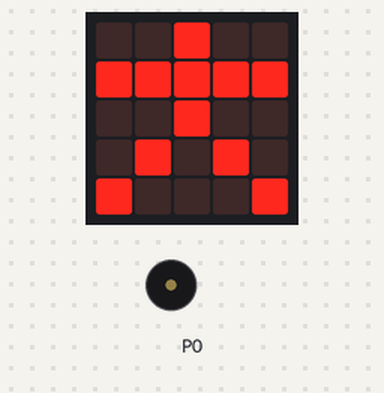
The program below on a simulated BBC micro:bit (MakeCode). Parts: the board's 5×5 LED display, buzzer (waves = sounding).

Above: at 0.1 s.
At 0.7 s:
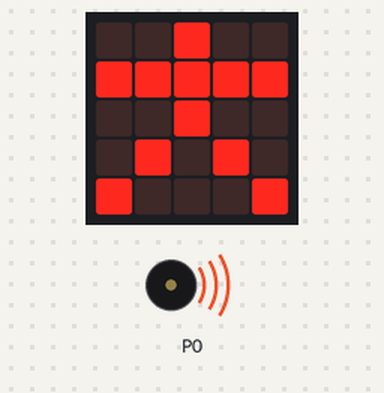
At 1.2 s:
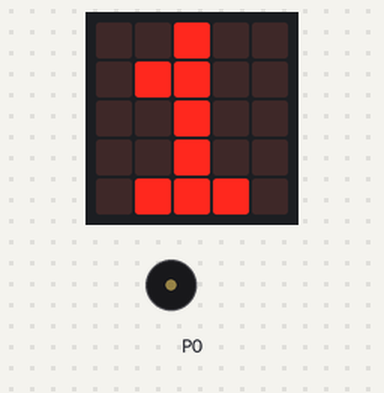
At 4.2 s:
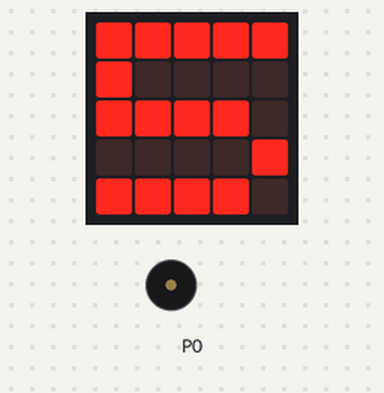
Timing chart, 0 to 5.7 s (numbered marks = the images above):
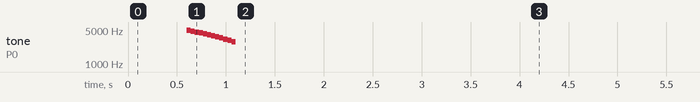

Measured:
- by itself, tone on P0: plays 4908 Hz for 0.04 s, 4725 Hz for 0.04 s, 4542 Hz for 0.04 s, 4359 Hz for 0.04 s, 4176 Hz for 0.04 s, 3993 Hz for 0.04 s … (12 notes in this stretch)
- what the display in image 2 shows lasts 0.8 s, from 1.1 s to 1.9 s

The program:

main.ts
```typescript
basic.showIcon(IconNames.StickFigure)
music.playSoundEffect(music.createSoundEffect(WaveShape.Sawtooth, 5000, 2804, 255, 0, 500, SoundExpressionEffect.None, InterpolationCurve.Linear), SoundExpressionPlayMode.UntilDone)
basic.forever(function () {
    for (let index = 0; index <= 4; index++) {
        basic.showNumber(index + 1)
    }
})
```

test.ts
```typescript
// aquí va el archivo "tests"; esto no se compilará cuando este paquete se utilice como una extensión.
```
